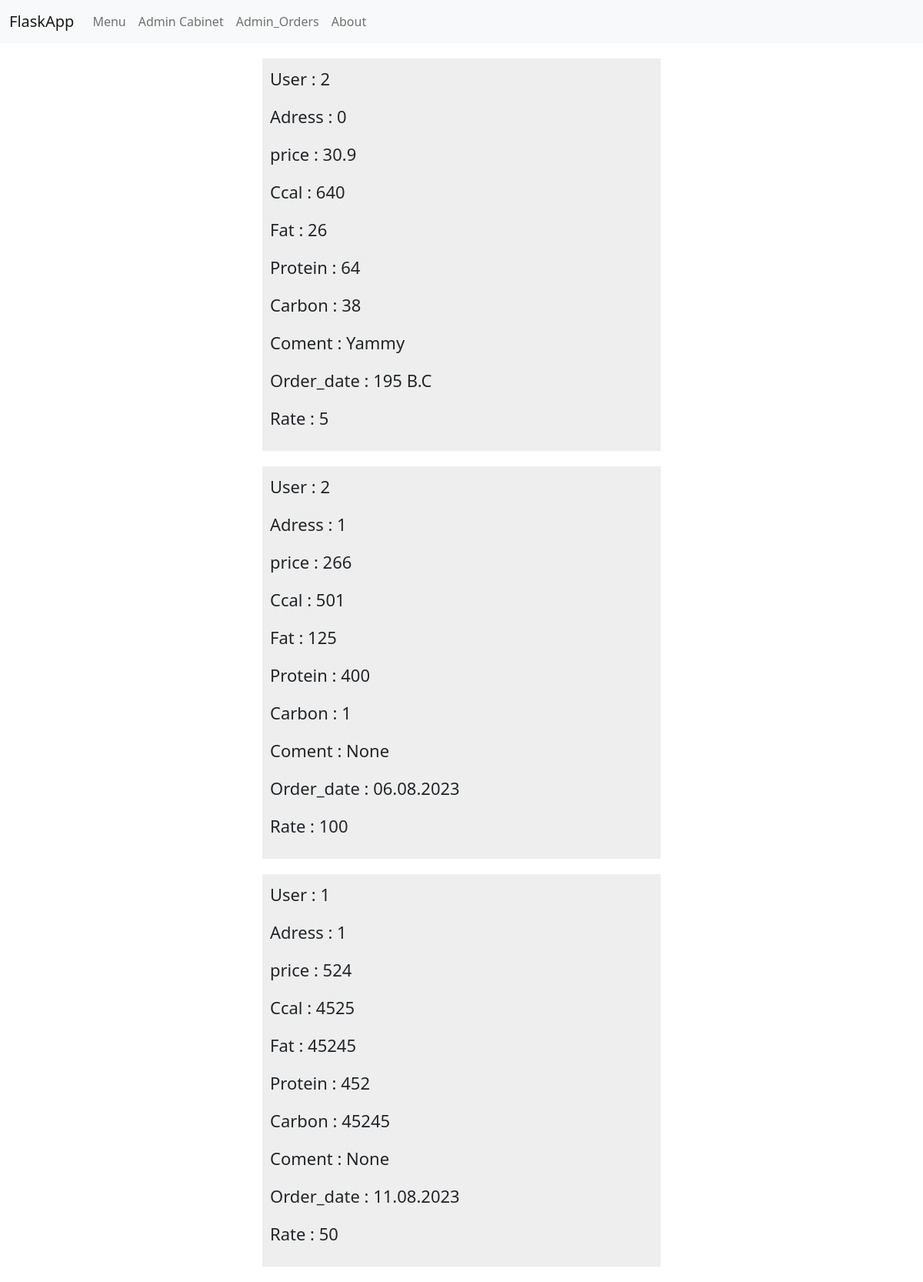
Page /cart (signed in) on the committed database.
### tables this page shows
CREATE TABLE Orders (ID INTEGER NOT NULL UNIQUE, User INTEGER NOT NULL, Adress INTEGER NOT NULL, price INTEGER NOT NULL, Ccal INTEGER NOT NULL, Fat INTEGER NOT NULL, Protein INTEGER NOT NULL, Carbon INTEGER NOT NULL, Coment TEXT, Order_date INTEGER NOT NULL, Rate INTEGER, FOREIGN KEY (User) REFERENCES User (ID), FOREIGN KEY (Adress) REFERENCES Address (ID), PRIMARY KEY (ID AUTOINCREMENT));

### view.py (the view)
def cart():
    if request.method == 'GET':
        return render_template('cart.html',
                               result=db_get_data(SQLiteDB('Dishes.db'), 'Orders', ['*'])
                               )

### db_methods.py (called while the page is built)
def dict_factory(cursor, row):
    d = {}
    for idx, col in enumerate(cursor.description):
        d[col[0]] = row[idx]
    return d

    def __enter__(self):
        return self

    def __exit__(self, exc_type, exc_val, exc_tb):
        self.connect.commit()
        self.connect.close()

    def sql_query(self, query, all_data=True):
        answer = self.cursor.execute(query)
        if all_data:
            return answer.fetchall()
        else:
            return answer.fetchone()

    def select_from(self, table_name, columns: list, param=None, all_data=True):
        columns = ','.join(columns)
        query = f"SELECT {columns} FROM {table_name}"
        if param:
            param = ' and '.join([f"{key}='{value}'" for key, value in param.items()])
            query += f" WHERE {param}"
        if all_data:
            return self.sql_query(query)
        else:
            return self.sql_query(query, all_data=False)

### view.py (called while the page is built)
def db_get_data(data_base, tables, *args, params=None, get_all=True):
    with data_base as db:
        result = db.select_from(tables, *args, param=params, all_data=get_all)
    return result

### templates/cart.html (shortened to what this page needs)
{% extends 'base.html' %}
{% block content %}
    <div style="width: 50%; margin: auto">
        {% for dish in result %}
            <div style="padding: 10px; background-color: #EEE; margin: 20px">
                {% for name, val in dish.items() %}
                    {% if name != 'ID' %}
                        <p style="font-size: 22px">{{ name }} : {{ val }}</p>
                    {% endif %}
                {% endfor %}
            </div>
        {% endfor %}
    </div>
{% endblock %}

### rows in the picture
Orders: dish "User" "Adress" "Fat" "Protein" "Carbon" "Rate", dish "2" "0" "26" "64" "38" "5", name "price", price "30.9", name "Ccal", Ccal "640", name "Coment", Coment "Yammy", name "Order_date", Order_date "195 B.C"
Orders: dish "User" "Adress" "Fat" "Carbon" "Coment" "Rate", dish "2" "1" "125" "1" "None" "100", name "price", price "266", name "Ccal", Ccal "501", name "Protein", Protein "400", name "Order_date", Order_date "06.08.2023"
Orders: dish "User" "Adress" "Coment" "Rate", dish "1" "1" "None" "50", name "price", price "524", name "Ccal", Ccal "4525", name "Fat", Fat "45245", name "Protein", Protein "452", name "Carbon", Carbon "45245", name "Order_date", Order_date "11.08.2023"
